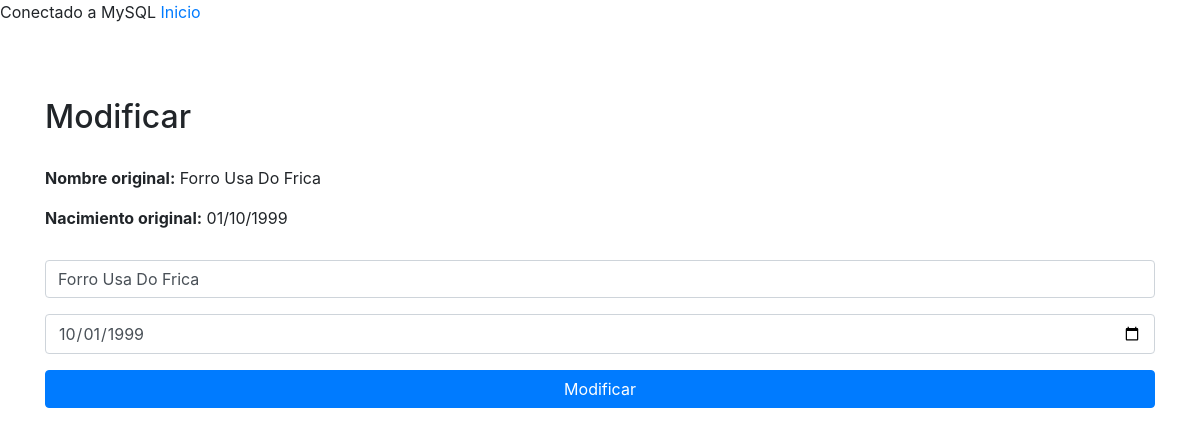
The page /base-fac/mod.php?id=7 on the database its author committed.
### tables this page shows
CREATE TABLE `indeseables` (
  `id` int(11) NOT NULL,
  `nombre` varchar(100) NOT NULL,
  `nacimiento` date NOT NULL
);

### base-fac/mod.php (the view, shortened to what this page needs)
<?php
include_once("connection.php");
?>
<?php
$id = $_GET['id'];
$sql = "SELECT * FROM indeseables WHERE id=:id";
$query = $mdb->prepare($sql);
$query->execute(array(':id' => $id));
while($row = $query->fetch(PDO::FETCH_ASSOC))
{
	$nombre = $row['nombre'];
	$nacimiento = $row['nacimiento'];
}
?>
<html>
<head>
	<link rel="stylesheet" href="https://maxcdn.bootstrapcdn.com/bootstrap/4.0.0-beta.2/css/bootstrap.min.css">
</head>
<body>
	<a href="index.php">Inicio</a>
	<br/><br/>
	<div class="container" style="margin-top: 50px;">
		<?php
			$date = date_create($nacimiento);
			$fecha = date_format($date, 'd/m/Y');
			?>
		<h2>Modificar</h2>
		<p style="margin-top: 30px"><span style="font-weight: bold;">Nombre original:</span> <?php echo $nombre ?></p>
		<p><span style="font-weight: bold;">Nacimiento original:</span> <?php echo $fecha ?></p>
	<form id="formulario" action="mod.php" method="POST">
	<div class="input-group mb-3" style="margin-top: 30px">
	<input type="text" class="form-control" id="nombre" name="nombre" value="<?php echo $nombre;?>">
	</div>
	<div class="input-group mb-3">
	<input type="date" class="form-control" id="nacimiento" name="nacimiento" value="<?php echo $nacimiento;?>">
	</div>
	<button class="btn btn-block btn-primary" name="update" type="submit">Modificar</button>
	</form>
	</div>
</body>
</html>

### rows shown on the page
indeseables: nombre "Forro Usa Do Frica", nacimiento "01/10/1999", nacimiento "10/01/1999"
